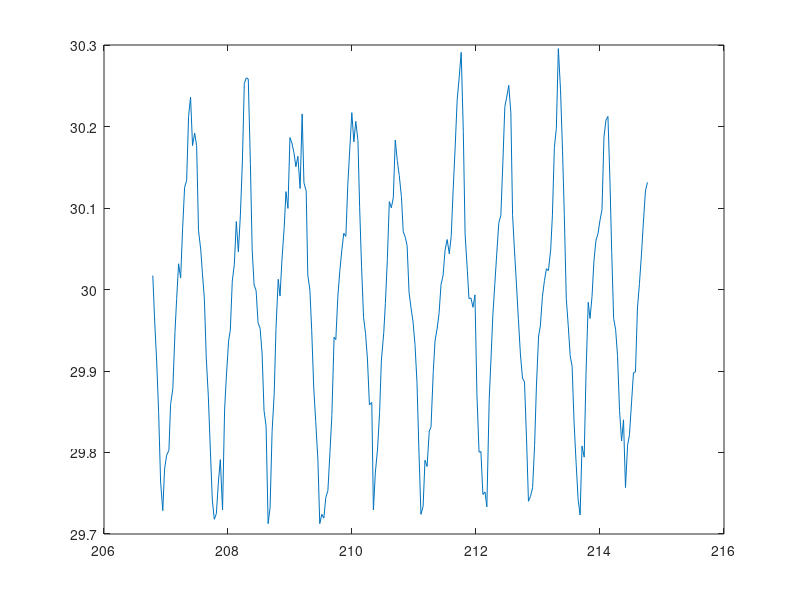

The MATLAB script that drew this image:
    current_b_c_data = importdata("speed.csv");
    n = size(current_b_c_data.data, 1);

    x = current_b_c_data.data(:, 1);
    y = current_b_c_data.data(:, 2);


    % 创建图形窗口
    figure;
    plot(x,y); 
